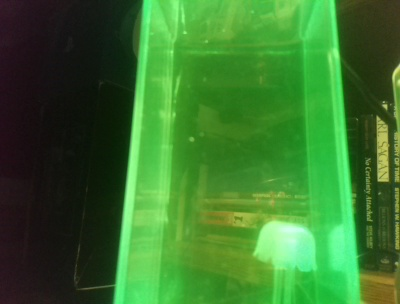
#> input picture vision/calibrationImage.jpg, 400 x 304 px
$ python testhist.py --image ../calibrationImage.jpg
#> lines starting #> are read from the running program, lines starting #| are printed output that depends on the picture
#!/usr/bin/env python

import argparse

import cv2
import numpy as np
from matplotlib import pyplot as plt

def main():
    ap = argparse.ArgumentParser(description="Compute a histogram for an image")
    ap.add_argument( "-i", "--image", help="Image to compute a histogram for", required=True)

    args= ap.parse_args()

    gethistogram( args.image )

def gethistogram(imagefile):

#> called with imagefile = '../calibrationImage.jpg'
    img = cv2.imread(imagefile, -1)
#> img is the input picture: shape (304, 400, 3); mean B, G, R 46.1, 116.8, 57.7
    cv2.imshow('GoldenGate',img)

    hsv = cv2.cvtColor(img,cv2.COLOR_BGR2HSV)
#> hsv: shape (304, 400, 3); mean H, S, V 63.2, 151.5, 118.5

    color = ('h','s','v')
    cmap = { 'h':'b', 's':'g', 'v':'r' }
    for channel,col in enumerate(color):
        #histr = cv2.calcHist([img],[channel],None,[256],[0,256])
        histr = cv2.calcHist([hsv],[channel], None, [256],[0,256])

        plt.plot(histr,color = cmap[col])
        if col == 'h':
            plt.xlim([0,180])
        else:
            plt.xlim([0,256])
        plt.title('Histogram for %s' % col)
        plt.show()
#> this loop made 3 passes
#> pass 1, in gethistogram, `plt.show()`:
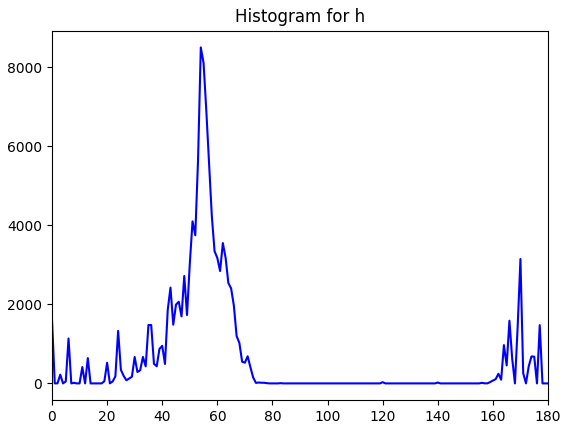
#> figure drawn by matplotlib, 1 panel; curve peaks at x = 54, y = 8505
#> pass 2, in gethistogram, `plt.show()`:
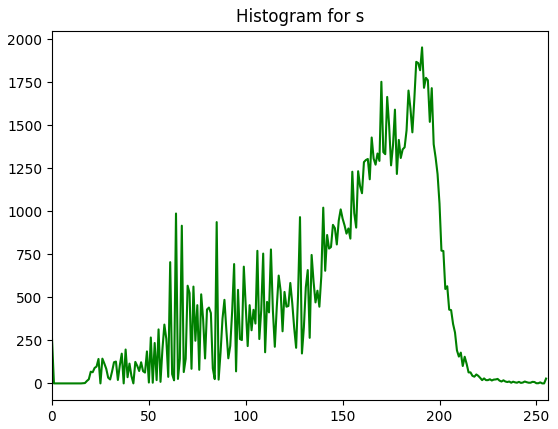
#> figure drawn by matplotlib, 1 panel; curve peaks at x = 191, y = 1954

    while True:
        k = cv2.waitKey(0) & 0xFF
#> (key Esc is pressed here)
        if k == 27: break             # ESC key to exit
    cv2.destroyAllWindows()

if __name__ == "__main__":
    main()
